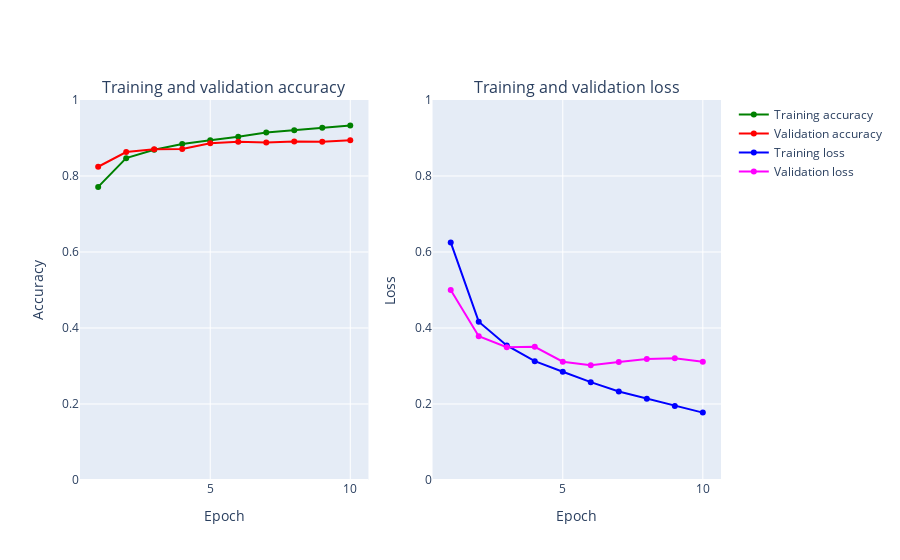

Notebook source saved alongside this figure:
### Markdown cell above
### Trying out relu

### Code cell
from tensorflow.keras.layers import Conv2D,Flatten
from numpy import mean
from numpy import std
from matplotlib import pyplot
from sklearn.model_selection import KFold
from keras.datasets import fashion_mnist
from keras.utils import to_categorical
from keras.models import Sequential
from keras.layers import Conv2D
from keras.layers import MaxPooling2D
from keras.layers import Dense
from keras.layers import Flatten
from keras.optimizers import SGD
from keras.layers import Dropout
from keras.layers import BatchNormalization
from keras.layers import Activation
from keras.layers import LeakyReLU
epochs = 15
num_classes = 10
X_train = X_train.reshape((X_train.shape[0], 28, 28, 1))
X_test = X_test.reshape((X_test.shape[0], 28, 28, 1))
fashion_model = Sequential()
fashion_model.add(Conv2D(32, kernel_size=(3, 3),activation='relu',input_shape=(28,28,1)))
fashion_model.add(MaxPooling2D((2, 2)))
fashion_model.add(Conv2D(64, (3, 3), activation='relu'))
fashion_model.add(MaxPooling2D(pool_size=(2, 2)))
fashion_model.add(Conv2D(128, (3, 3), activation='relu'))
fashion_model.add(MaxPooling2D(pool_size=(2, 2)))
fashion_model.add(Flatten())
fashion_model.add(Dense(128, activation='relu'))
fashion_model.add(Dense(num_classes, activation='softmax'))

fashion_model.compile(loss=keras.losses.sparse_categorical_crossentropy, optimizer=keras.optimizers.Adam(),metrics=['accuracy'])
fashion_model.summary()

h_callback = fashion_model.fit(X_train, y_train, epochs = 10,
               validation_data=(X_test, y_test))

# Plot train vs test loss during training 
plot_accuracy_and_loss(h_callback)

### Figure 1 — Plotly figure (JSON) as saved in the notebook; plotly's stock layout.template omitted (floating-point values rounded to 4 significant figures)
{"data": [{"marker": {"color": "Green"}, "mode": "markers+lines", "name": "Training accuracy", "text": ["1", "2", "3", "4", "5", "6", "7", "8", "9", "10"], "type": "scatter", "x": [1, 2, 3, 4, 5, 6, 7, 8, 9, 10], "xaxis": "x", "y": [0.7713, 0.847, 0.8689, 0.8845, 0.8943, 0.9032, 0.9143, 0.9201, 0.9269, 0.9329], "yaxis": "y"}, {"marker": {"color": "Red"}, "mode": "markers+lines", "name": "Validation accuracy", "text": ["1", "2", "3", "4", "5", "6", "7", "8", "9", "10"], "type": "scatter", "x": [1, 2, 3, 4, 5, 6, 7, 8, 9, 10], "xaxis": "x", "y": [0.8243, 0.8629, 0.8705, 0.8711, 0.8864, 0.89, 0.888, 0.8909, 0.8904, 0.8941], "yaxis": "y"}, {"marker": {"color": "Blue"}, "mode": "markers+lines", "name": "Training loss", "text": ["1", "2", "3", "4", "5", "6", "7", "8", "9", "10"], "type": "scatter", "x": [1, 2, 3, 4, 5, 6, 7, 8, 9, 10], "xaxis": "x2", "y": [0.6252, 0.4166, 0.3542, 0.3128, 0.2847, 0.2575, 0.2329, 0.2138, 0.1949, 0.1774], "yaxis": "y2"}, {"marker": {"color": "Magenta"}, "mode": "markers+lines", "name": "Validation loss", "text": ["1", "2", "3", "4", "5", "6", "7", "8", "9", "10"], "type": "scatter", "x": [1, 2, 3, 4, 5, 6, 7, 8, 9, 10], "xaxis": "x2", "y": [0.5002, 0.3783, 0.3494, 0.3505, 0.3114, 0.3018, 0.3106, 0.3182, 0.3204, 0.3112], "yaxis": "y2"}], "layout": {"annotations": [{"font": {"size": 16}, "showarrow": false, "text": "Training and validation accuracy", "x": 0.225, "xanchor": "center", "xref": "paper", "y": 1, "yanchor": "bottom", "yref": "paper"}, {"font": {"size": 16}, "showarrow": false, "text": "Training and validation loss", "x": 0.775, "xanchor": "center", "xref": "paper", "y": 1, "yanchor": "bottom", "yref": "paper"}], "xaxis": {"anchor": "y", "domain": [0, 0.45], "title": {"text": "Epoch"}}, "xaxis2": {"anchor": "y2", "domain": [0.55, 1], "title": {"text": "Epoch"}}, "yaxis": {"anchor": "x", "domain": [0, 1], "range": [0, 1], "title": {"text": "Accuracy"}}, "yaxis2": {"anchor": "x2", "domain": [0, 1], "range": [0, 1], "title": {"text": "Loss"}}}}
